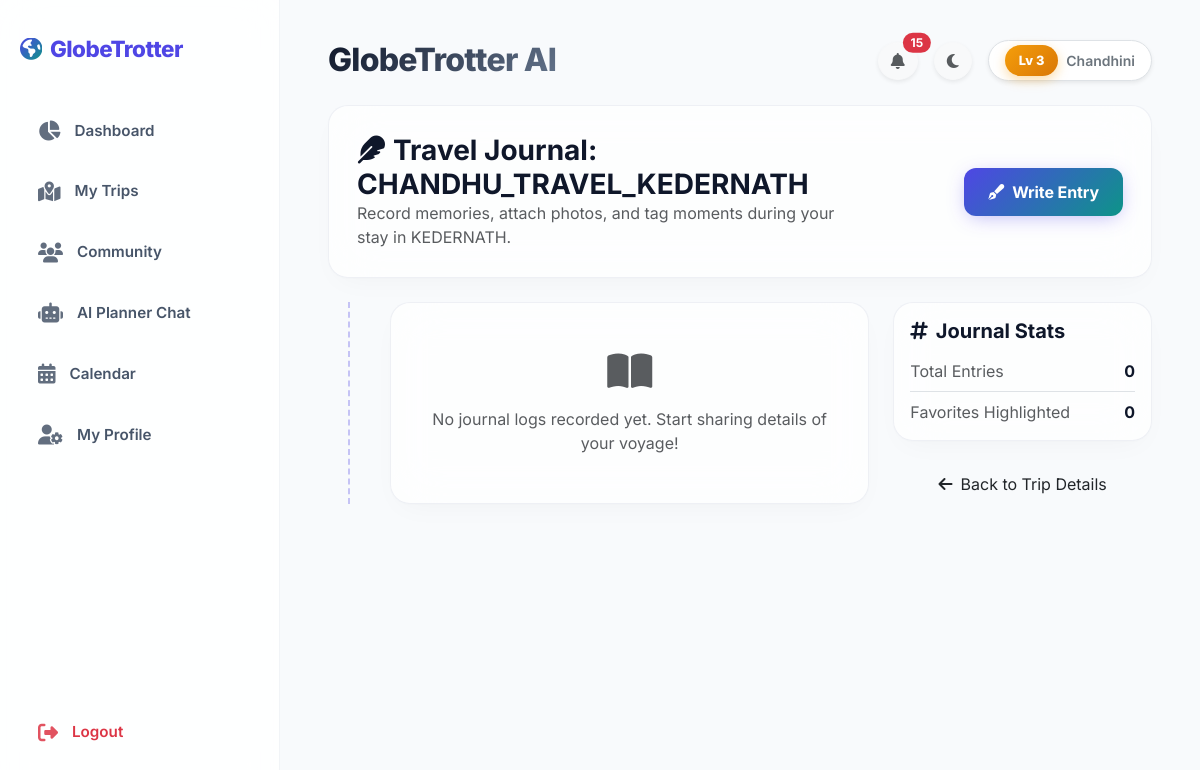
The page /trip/5/journal (signed in) on the database its author committed.
### app.py/app.py (models this page shows)
class User(UserMixin, db.Model):
    id = db.Column(db.Integer, primary_key=True)
    username = db.Column(db.String(150), unique=True, nullable=False)
    email = db.Column(db.String(150), unique=True, nullable=False)
    password = db.Column(db.String(150), nullable=False)
    is_admin = db.Column(db.Boolean, default=False)
    xp = db.Column(db.Integer, default=0)
    level = db.Column(db.Integer, default=1)
    points = db.Column(db.Integer, default=0)
    trips = db.relationship('Trip', backref='author', lazy=True, cascade="all, delete-orphan")
    achievements = db.relationship('UserAchievement', backref='user', lazy=True, cascade="all, delete-orphan")
    notifications = db.relationship('Notification', backref='user', lazy=True, cascade="all, delete-orphan")
    chat_messages = db.relationship('ChatMessage', backref='user', lazy=True, cascade="all, delete-orphan")
    documents = db.relationship('UploadedDocument', backref='user', lazy=True, cascade="all, delete-orphan")
    journal_entries = db.relationship('JournalEntry', backref='user', lazy=True, cascade="all, delete-orphan")

class Trip(db.Model):
    id = db.Column(db.Integer, primary_key=True)
    name = db.Column(db.String(100), nullable=False)
    destination = db.Column(db.String(100), nullable=False)
    start_date = db.Column(db.Date, nullable=False)
    end_date = db.Column(db.Date, nullable=False)
    is_public = db.Column(db.Boolean, default=False)
    user_id = db.Column(db.Integer, db.ForeignKey('user.id'), nullable=False)
    estimated_budget = db.Column(db.Float, nullable=True, default=0.0)
    style = db.Column(db.String(50), default="Solo") # Solo, Family, Honeymoon, Adventure, Luxury, Backpacking
    sections = db.relationship('TripSection', backref='trip', lazy=True, cascade="all, delete-orphan")
    stops = db.relationship('Stop', backref='trip', lazy=True, cascade="all, delete-orphan")
    expenses = db.relationship('Expense', backref='trip', lazy=True, cascade="all, delete-orphan")
    journal_entries = db.relationship('JournalEntry', backref='trip', lazy=True, cascade="all, delete-orphan")
    packing_lists = db.relationship('PackingList', backref='trip', lazy=True, cascade="all, delete-orphan")
    places = db.relationship('PlaceOfInterest', backref='trip', lazy=True, cascade="all, delete-orphan")
    likes = db.relationship('Like', backref='trip', lazy=True, cascade="all, delete-orphan")
    bookmarks = db.relationship('Bookmark', backref='trip', lazy=True, cascade="all, delete-orphan")
    comments = db.relationship('Comment', backref='trip', lazy=True, cascade="all, delete-orphan")
    ratings = db.relationship('Rating', backref='trip', lazy=True, cascade="all, delete-orphan")

### app.py/app.py (the view)
@app.route('/trip/<int:trip_id>/journal')
@login_required
def trip_journal_view(trip_id):
    trip = Trip.query.get_or_404(trip_id)
    if trip.user_id != current_user.id: return "Unauthorized", 403
    entries = JournalEntry.query.filter_by(trip_id=trip.id, user_id=current_user.id).order_by(JournalEntry.date.desc()).all()
    return render_template('journal.html', trip=trip, entries=entries)

### app.py/app.py (called while the page is built)
@login_manager.user_loader
def load_user(user_id):
    return User.query.get(int(user_id))

### templates/journal.html (shortened to what this page needs)
{% extends "base.html" %}
{% block content %}
<div class="glass-card mb-4">
    <div class="row align-items-center">
        <div class="col-md-8">
            <h3 class="fw-bold m-0"><i class="fa-solid fa-feather text-teal me-2"></i>Travel Journal: {{ trip.name }}</h3>
            <p class="text-muted m-0">Record memories, attach photos, and tag moments during your stay in {{ trip.destination }}.</p>
        </div>
        <div class="col-md-4 text-md-end mt-3 mt-md-0">
            <button class="btn btn-premium" data-bs-toggle="modal" data-bs-target="#addJournalModal">
                <i class="fa-solid fa-pen-fancy me-2"></i>Write Entry
            </button>
        </div>
    </div>
</div>
<div class="row">
    <div class="col-lg-8">
        <div class="timeline-container">
            {% for entry in entries %}
            <div class="timeline-item glass-card p-4 mb-4">
                <div class="timeline-dot"></div>
                <div class="d-flex justify-content-between align-items-start">
                    <div>
                        <div class="d-flex align-items-center gap-2 mb-2">
                            <span class="badge bg-light text-teal">{{ entry.date }}</span>
                            {% if entry.is_favorite %}
                            <span class="text-warning"><i class="fa-solid fa-star"></i> Favorite</span>
                            {% endif %}
                        </div>
                        <h4 class="fw-bold mb-2">{{ entry.title }}</h4>
                    </div>
                    <a href="{{ url_for('delete_journal_entry', entry_id=entry.id) }}" class="btn btn-sm btn-link text-danger text-decoration-none p-0" title="Delete Entry"><i class="fa-regular fa-trash-can"></i></a>
                </div>
                {% if entry.photo_path %}
                <div class="my-3 rounded-4 overflow-hidden border shadow-sm" style="max-height: 350px;">
                    <img src="{{ url_for('static', filename=entry.photo_path) }}" alt="{{ entry.title }}" class="w-100 h-100" style="object-fit: cover;">
                </div>
                {% endif %}
                <p class="text-secondary" style="line-height:1.6; font-size:0.95rem;">{{ entry.content|replace('\n', '<br>')|safe }}</p>
                {% if entry.tags %}
                <div class="mt-3 border-top pt-3 d-flex gap-2 flex-wrap">
                    {% for tag in entry.tags.split(',') %}
                    <span class="badge bg-light border text-secondary px-3 rounded-pill">#{{ tag.strip() }}</span>
                    {% endfor %}
                </div>
                {% endif %}
            </div>
            {% else %}
            <div class="glass-card text-center py-5 w-100">
                <i class="fa-solid fa-book-open text-muted fs-1 mb-3"></i>
                <p class="text-muted m-0">No journal logs recorded yet. Start sharing details of your voyage!</p>
            </div>
            {% endfor %}
        </div>
    </div>
    <div class="col-lg-4">
        <div class="glass-card p-3 mb-4">
            <h5 class="fw-bold mb-3"><i class="fa-solid fa-hashtag text-teal me-2"></i>Journal Stats</h5>
            <div class="d-flex justify-content-between border-bottom pb-2 mb-2">
                <span class="text-muted">Total Entries</span>
                <span class="fw-bold">{{ entries|length }}</span>
            </div>
            <div class="d-flex justify-content-between">
                <span class="text-muted">Favorites Highlighted</span>
                {% set favs = [] %}
                {% for entry in entries %}
                    {% if entry.is_favorite %}{% set _ = favs.append(1) %}{% endif %}
                {% endfor %}
                <span class="fw-bold">{{ favs|length }}</span>
            </div>
        </div>
        <a href="{{ url_for('view_trip', trip_id=trip.id) }}" class="btn btn-outline-teal w-100 rounded-pill"><i class="fa-solid fa-arrow-left me-2"></i>Back to Trip Details</a>
    </div>
</div>
{% endblock %}

### templates/base.html (shortened to what this page needs)
<!DOCTYPE html>
<html lang="en">
<head>
    <link href="https://cdn.jsdelivr.net/npm/bootstrap@5.3.0/dist/css/bootstrap.min.css" rel="stylesheet">
    <link rel="stylesheet" href="https://cdnjs.cloudflare.com/ajax/libs/font-awesome/6.4.0/css/all.min.css">
    <link rel="stylesheet" href="{{ url_for('static', filename='css/style.css') }}">
</head>
<body>
    <div class="app-wrapper">
        {% if current_user.is_authenticated %}
        <aside class="app-sidebar">
            <a href="{{ url_for('dashboard') }}" class="sidebar-brand">
                <i class="fa-solid fa-earth-americas text-teal me-2"></i>
                <span>GlobeTrotter</span>
            </a>
            <ul class="sidebar-menu">
                <li>
                    <a href="{{ url_for('dashboard') }}" class="sidebar-link {% if request.path == url_for('dashboard') %}active{% endif %}">
                        <i class="fa-solid fa-chart-pie"></i>
                        <span>Dashboard</span>
                    </a>
                </li>
                <li>
                    <a href="{{ url_for('my_trips') }}" class="sidebar-link {% if request.path == url_for('my_trips') %}active{% endif %}">
                        <i class="fa-solid fa-map-location-dot"></i>
                        <span>My Trips</span>
                    </a>
                </li>
                <li>
                    <a href="{{ url_for('community') }}" class="sidebar-link {% if request.path == url_for('community') or request.path == url_for('leaderboard_view') %}active{% endif %}">
                        <i class="fa-solid fa-users"></i>
                        <span>Community</span>
                    </a>
                </li>
                <li>
                    <a href="{{ url_for('ai_chat_view') }}" class="sidebar-link {% if request.path == url_for('ai_chat_view') %}active{% endif %}">
                        <i class="fa-solid fa-robot"></i>
                        <span>AI Planner Chat</span>
                    </a>
                </li>
                <li>
                    <a href="{{ url_for('calendar_view') }}" class="sidebar-link {% if request.path == url_for('calendar_view') %}active{% endif %}">
                        <i class="fa-solid fa-calendar-days"></i>
                        <span>Calendar</span>
                    </a>
                </li>
                <li>
                    <a href="{{ url_for('profile') }}" class="sidebar-link {% if request.path == url_for('profile') %}active{% endif %}">
                        <i class="fa-solid fa-user-gear"></i>
                        <span>My Profile</span>
                    </a>
                </li>
            </ul>
            <div class="mt-auto">
                <a href="{{ url_for('logout') }}" class="sidebar-link text-danger">
                    <i class="fa-solid fa-right-from-bracket"></i>
                    <span>Logout</span>
                </a>
            </div>
        </aside>
        {% endif %}
        <main class="app-content" style="{% if not current_user.is_authenticated %}margin-left: 0; width: 100%;{% endif %}">
            {% if current_user.is_authenticated %}
            <div class="header-actions mb-4">
                <div class="d-flex align-items-center">
                    <h2 class="heading-title m-0">GlobeTrotter AI</h2>
                </div>
                <div class="d-flex align-items-center gap-3">
                    <div class="dropdown">
                        <button class="btn btn-light position-relative rounded-circle shadow-sm" type="button" id="notifDropdown" data-bs-toggle="dropdown" aria-expanded="false" onclick="fetchNotifications()">
                            <i class="fa-solid fa-bell text-muted"></i>
                            <span id="notif-badge" class="position-absolute top-0 start-100 translate-middle badge rounded-pill bg-danger d-none">
                            </span>
                        </button>
                    </div>
                    <button id="theme-toggle" class="btn btn-light rounded-circle shadow-sm" type="button">
                        <i class="fa-solid fa-moon text-muted"></i>
                    </button>
                    <a href="{{ url_for('profile') }}" class="d-flex align-items-center text-decoration-none bg-white py-1 px-3 border rounded-pill shadow-sm">
                        <span class="xp-level-badge me-2">Lv {{ current_user.level or 1 }}</span>
                        <small class="text-secondary fw-semibold">{{ current_user.username }}</small>
                    </a>
                </div>
            </div>
            {% endif %}
            {% block content %}{% endblock %}
        </main>
    </div>
</body>
</html>

### static/css/style.css (style rules this page uses)
:root { --primary: #4f46e5; --primary-hover: #4338ca; --secondary: #0d9488; --secondary-hover: #0f766e; --accent: #f43f5e; --accent-hover: #e11d48; --bg-color: #f8fafc; --card-bg: rgba(255, 255, 255, 0.75); --border-color: rgba(148, 163, 184, 0.15); --focus-ring: rgba(79, 70, 229, 0.15); --text-primary: #0f172a; --text-secondary: #475569; --text-muted: #64748b; --sidebar-bg: rgba(255, 255, 255, 0.85); --sidebar-active: linear-gradient(135deg, rgba(79, 70, 229, 0.08), rgba(13, 148, 136, 0.08)); --sidebar-border: rgba(148, 163, 184, 0.12); --glow-shadow: 0 10px 30px -10px rgba(0, 0, 0, 0.04), 0 1px 3px rgba(0, 0, 0, 0.02); --elevation-hover: 0 20px 40px -15px rgba(79, 70, 229, 0.08), 0 1px 3px rgba(0, 0, 0, 0.02); --border-radius-sm: 8px; --border-radius-md: 12px; --border-radius-lg: 20px; }
* { transition: background-color 0.3s cubic-bezier(0.25, 0.8, 0.25, 1), border-color 0.3s cubic-bezier(0.25, 0.8, 0.25, 1), color 0.2s ease, box-shadow 0.25s ease; }
body { background-color: var(--bg-color); color: var(--text-primary); font-family: 'Inter', -apple-system, BlinkMacSystemFont, "Segoe UI", Roboto, sans-serif; overflow-x: hidden; margin: 0; padding: 0; -webkit-font-smoothing: antialiased; -moz-osx-font-smoothing: grayscale; }
.glass-card { background: var(--card-bg); backdrop-filter: blur(24px); -webkit-backdrop-filter: blur(24px); border: 1px solid var(--border-color); box-shadow: var(--glow-shadow); border-radius: var(--border-radius-lg); padding: 28px; margin-bottom: 28px; position: relative; overflow: hidden; transition: transform 0.3s cubic-bezier(0.34, 1.56, 0.64, 1), box-shadow 0.3s cubic-bezier(0.34, 1.56, 0.64, 1), border-color 0.3s ease; }
.app-wrapper { display: flex; min-height: 100vh; }
.app-sidebar { width: 280px; background-color: var(--sidebar-bg); backdrop-filter: blur(20px); -webkit-backdrop-filter: blur(20px); border-right: 1px solid var(--sidebar-border); padding: 32px 20px; display: flex; flex-direction: column; position: fixed; height: 100vh; z-index: 100; }
.sidebar-brand { font-size: 1.4rem; font-weight: 800; color: var(--primary); text-decoration: none; display: flex; align-items: center; margin-bottom: 40px; letter-spacing: -0.5px; }
.sidebar-brand i { background: linear-gradient(135deg, var(--primary), var(--secondary)); -webkit-background-clip: text; background-clip: text; -webkit-text-fill-color: transparent; }
.sidebar-menu { list-style: none; padding: 0; margin: 0; flex-grow: 1; }
.sidebar-link { display: flex; align-items: center; padding: 14px 18px; color: var(--text-secondary); text-decoration: none; border-radius: var(--border-radius-md); font-weight: 600; margin-bottom: 10px; font-size: 0.95rem; }
.sidebar-link i { margin-right: 14px; font-size: 1.25rem; opacity: 0.85; }
.app-content { margin-left: 280px; padding: 40px 48px; width: calc(100% - 280px); flex-grow: 1; }
.btn-premium { background: linear-gradient(135deg, var(--primary), var(--secondary)); color: #ffffff; border: none; border-radius: var(--border-radius-md); padding: 12px 24px; font-weight: 700; box-shadow: 0 4px 20px -4px rgba(79, 70, 229, 0.4); letter-spacing: -0.1px; transition: all 0.3s cubic-bezier(0.34, 1.56, 0.64, 1); }
.timeline-container { position: relative; padding-left: 40px; margin-left: 20px; border-left: 2.5px dashed rgba(79, 70, 229, 0.3); }
.xp-level-badge { display: inline-flex; align-items: center; background: linear-gradient(135deg, #f59e0b, #d97706); color: #ffffff; font-weight: 800; padding: 6px 14px; border-radius: 9999px; font-size: 0.8rem; box-shadow: 0 4px 12px rgba(245, 158, 11, 0.35); animation: badge-pulse 2s infinite ease-in-out; }
.header-actions { display: flex; justify-content: space-between; align-items: center; margin-bottom: 32px; }
.heading-title { font-weight: 800; font-size: 2rem; letter-spacing: -0.75px; background: linear-gradient(135deg, var(--text-primary), var(--text-muted)); -webkit-background-clip: text; background-clip: text; -webkit-text-fill-color: transparent; }

### rows shown on the page
User: level "3", username "Chandhini"
Trip: name "CHANDHU_TRAVEL_KEDERNATH", destination "KEDERNATH"

### other values the page prints
{{ entries|length }} "0"
{{ favs|length }} "0"
